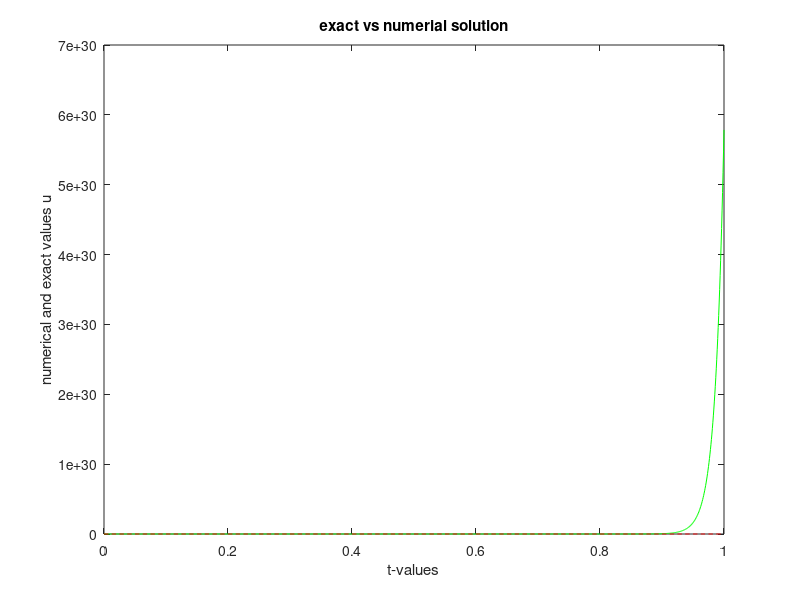

The MATLAB script that drew this image:
%%%%%%%%%%%%%%%%%%%%%%%%%%%%%%%%%%%%%%%%%%%%%%%%%%%%%%%%%%%%%%%%%%%%%%%%%%%
% Numerical Solution of Initial Value Problems using the Two-Step Numerov Method
%
% Method:
%     Two-Step Numerov Method
%
% Problem Type:
%     Initial Value Problem (IVP)
%
% Language:
%     MATLAB
%
% Developed as part of the coursework for
% Numerical Methods for Ordinary Differential Equations
% M.Sc. Applied Mathematics
% South Asian University
%
% Author: Kshitij Bahukhandi
%%%%%%%%%%%%%%%%%%%%%%%%%%%%%%%%%%%%%%%%%%%%%%%%%%%%%%%%%%%%%%%%%%%%%%%%%%%

clear all;
 N=10;
 W=2;
 for I=1:8
    H=1.0/N;
    W0=W*W*H/12;
    disp('num sol of ivp using 2-step numerov method');
    disp(' ');
 %formation of nodal points
 for L=1:N+1
        T(L)=(L-1)*H;
 end
 %exact solition of rhs function
 for L=1:N+1
        EU(L)=0.5*(exp(W*T(L))+exp(-W*T(L)));
 end
 %initial conditions
    U(1)=EU(1);
    U(2)=EU(2);
    tic
 %solution at advanced time point
 for L=2:N
        U0=U(L);UU0=U(L-1);
        T0=T(L);TT0=T(L-1);
        RH=2*U0-UU0+W0*(UU0+10*U0);
        U(L+1)=RH/(1-W0);
 end
 %calculate errors
    ERU=abs(U(N+1)-EU(N+1));
 %Print errors
    fprintf('N=%4.2f,ERU=%10.4e\n',N,ERU);
    disp(' ')
    N=2*N;
 end
 toc
 %plot the results
 figure(1);
 plot(T,U,'-g',T,EU,'--r');
 xlabel('t-values');
 ylabel('numerical and exact values u');
 title('exact vs numerial solution')
